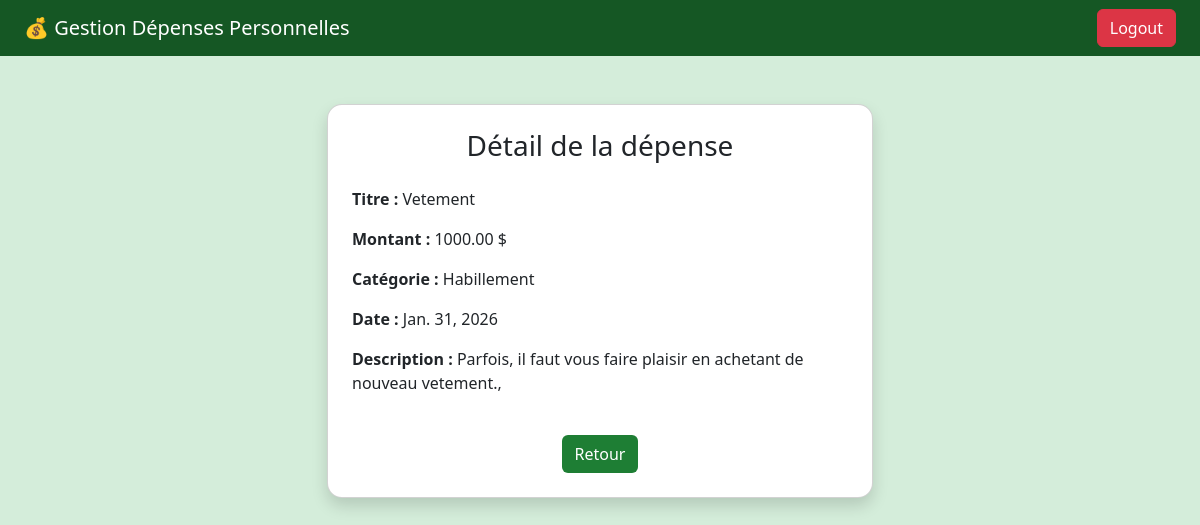
The app's page /detail/9/ (signed in) with its own data.
### depenses/models.py (models this page shows, shortened)
class Depense(models.Model):
    utilisateur = models.ForeignKey(User, on_delete=models.CASCADE)
    titre = models.CharField(max_length=100)
    montant = models.DecimalField(max_digits=10, decimal_places=2)
    categorie = models.CharField(max_length=50)
    date = models.DateField()
    description = models.TextField(blank=True, null=True)

### depenses/views.py (the view)
# urls.py: path('detail/<int:id>/', views.detail_depense, name='detail_depense'),
@login_required
def detail_depense(request, id):
    depense = get_object_or_404(
        Depense,
        id=id,
        utilisateur=request.user
    )
    return render(request, 'depenses/detail.html', {'depense': depense})

### depenses/templates/depenses/detail.html
{% extends 'base.html' %}
{% block content %}
<div class="row justify-content-center">
    <div class="col-md-6">
        <div class="card p-4 shadow">
            <h3 class="mb-4 text-center">Détail de la dépense</h3>
            <p><strong>Titre :</strong> {{ depense.titre }}</p>
            <p><strong>Montant :</strong> {{ depense.montant }} $</p>
            <p><strong>Catégorie :</strong> {{ depense.categorie }}</p>
            <p><strong>Date :</strong> {{ depense.date }}</p>
            <p><strong>Description :</strong> {{ depense.description }}</p>
            <div class="text-center mt-4">
                <a href="{% url 'liste_depenses' %}" class="btn btn-custom">
                    Retour
                </a>
            </div>
        </div>
    </div>
</div>
{% endblock %}

### depenses/templates/base.html (style rules this page uses)
body { background-color: #d4edda; }
.btn-custom { background-color: #1e7e34; color: white; }
.card { border-radius: 15px; }

### records on screen
Depense: titre "Vetement", montant "1000.00", categorie "Habillement", date "Jan. 31, 2026", description "Parfois, il faut vous faire plaisir en achetant de nouveau vetement.,"
